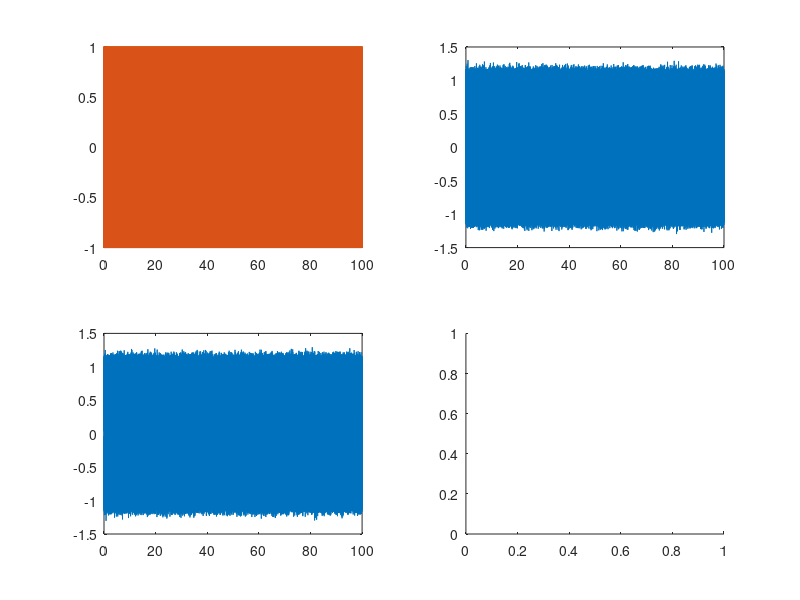

Here is the MATLAB script that generated this plot: (Note: this script raises an error after producing the figure.)
clear; close all; clc;


%% Problem 1
xdB = 0:1:10;
x = 10.^(xdB/10);
x1 = sqrt(x);
x2 = sqrt(x*2);

%semilogy(xdB, qfunc(x1), xdB, qfunc(x2));
%title("BER Preformance of BASK and BPSK");
%ylabel("BER");
%xlabel("Eb/No (dB)");


%% Problem 2
L = 10000;
n = 100;         % upsample amount

Eb = 1;
No = 10^-2;

Fc = 1000;       % carrier frequency
Tc = 1/Fc;

Fs = 10000;
Ts = 1/Fs;

t1 = Ts:Ts:Ts*n*L;
t1 = t1.';

% random message
BPSK = randi([0, 1], L, 1);
BASK = randi([0, 1], L, 1);

noise = randn([L*n 1]);

for i = 1:L
   switch(BPSK(i))
       case 0
            BPSK(i) = -1;
       case 1
    end
end

for i = 1:L
    if(BASK(i) == 1)
        BASK(i) = 2^0.5;
    end
end

% up sampling for BPSK
BPSKuS = zeros([L*n, 1]);
for i = 1:L
    switch(BPSK(i))
       case -1
           for j = 1:n
            BPSKuS(j + (i-1)*n) = -1;
           end
       case 1
           for j = 1:n
            BPSKuS(j + (i-1)*n) = 1;
           end
    end
end

% transmitter
figure(2);
subplot(2,2,1);
hold on;
plot(t1, BPSKuS);
sig1 = BPSKuS .* cos(2*pi*Fc*t1);
plot(t1, sig1);

subplot(2,2,2);
tsig1 = sig1 + sqrt(No/2) * noise;
plot(t1, tsig1);
%scatter(sig1(1:L), 1);


% Reciever
subplot(2,2,3);

rsig1 = tsig1 .* cos(2*pi*Fc*t1);  % demodulation
plot(t1, rsig1);

subplot(2,2,4);

rsig1 = lowpass(rsig1, (n/(Fs/2)));

plot(t1, rsig1);

rsig1 = rsig1(n/2:n:L*n-n/2);
figure(3);
hold on;
plot(1:L, rsig1);
for i = 1:L
    if(rsig1(i) <= 0)
        rsig1(i) = -1;
    end
    if(rsig1(i) > 0)
        rsig1(i)  = 1;
    end

end
plot(1:L, rsig1);
errorCount = 0;
% error
for i = 1:L
    if(BPSK(i) ~= rsig1(i))
        errorCount = errorCount + 1;
    end
end
error = errorCount/L


